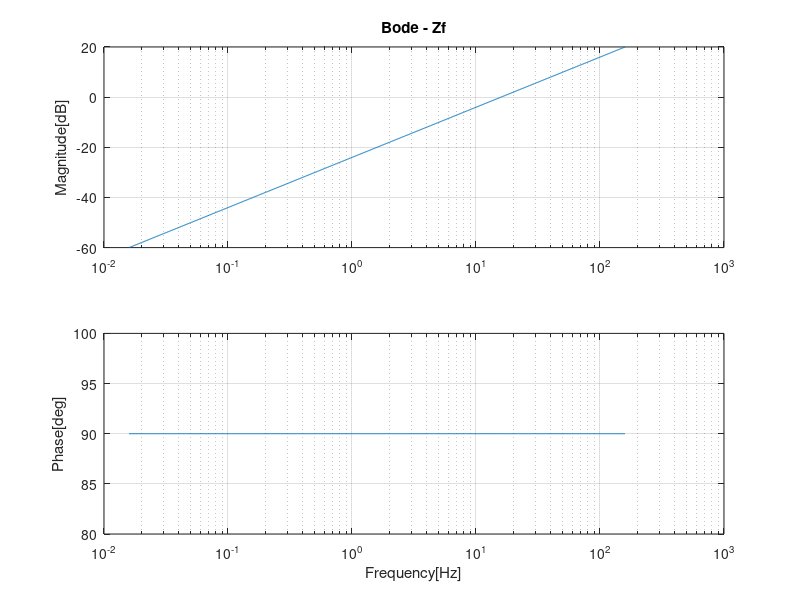

Here is the MATLAB script that generated this plot:
% Series L Filter

clear all; % clear all code
close all; % close all windows
clc; % command line clear

% Load the control package for transfer functions [tf]
pkg load control

% Define filter parameters
L = 10e-03;

% Setup a transfer function in the `s` domain [laplace]
s = tf('s');

% Transfer function for impedance [Zf]
Zf = (L * s);

% Bode plot of the impedance response
[bode_mag, bode_pha, bode_w] = bode(Zf);

bode_hz = bode_w / (2 * pi); % Convert from rps to hz
bode_mag_db = 20 * (log10(bode_mag)); % Convert from ratio to dB

% Manual bode plots with Hz [not Rad/s]
figure
subplot(2,1,1); % Subplot 1 of (2,1)
semilogx(bode_hz, bode_mag_db); % Plot the magnitude
zoom on;
grid on;
title('Bode - Zf');
ylabel('Magnitude[dB]');

subplot(2,1,2); % Subplot 2 of (2,1)
semilogx(bode_hz, bode_pha); % Plot the phase
grid on;
zoom on;
ylabel('Phase[deg]');
xlabel('Frequency[Hz]');

% Manually calculating the filter impedance at some frequency of interest.
% Note, to calculate Zf (Ohms) from the bode plot: Zf = 10^(dB/20) or ...
% Note, to calculate dB from the Cf calculation = 20*Log(Zf)
f = 4000; % What frequency do we want to calculate the filter impedance?
% L in series
Zf_Ohms = abs((2*pi*f*L)*(i));
